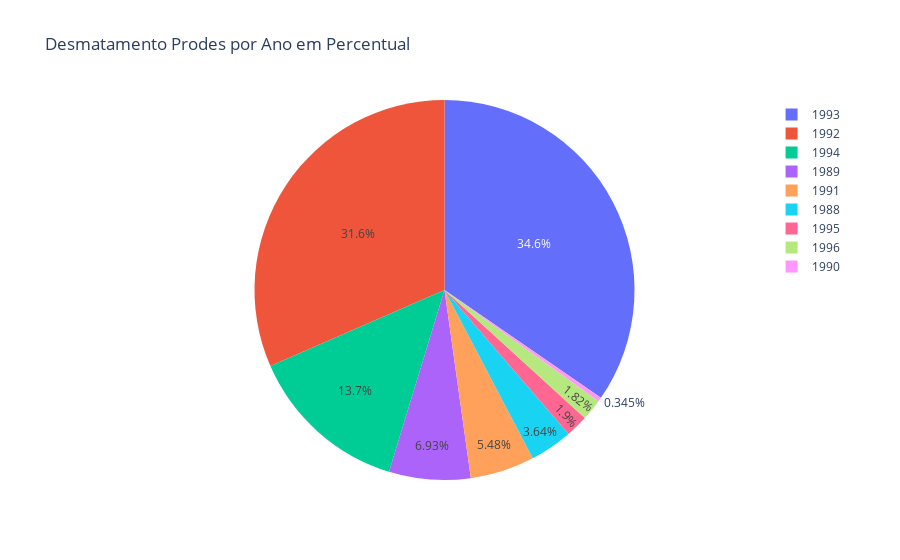

The cell this chart's notebook holds for it:
### Markdown cell above
>Pará e Mato Grosso lideram:
- Esses dois estados têm as maiores porcentagens de desmatamento, representando uma parcela significativa do total. Isso é preocupante, pois o desmatamento tem sérias consequências ambientais, como perda de biodiversidade, impacto no clima e degradação do solo.
>Amazonas e Rondônia:
- Também apresentam altos índices: Esses estados também contribuem significativamente para o desmatamento. A região amazônica é especialmente vulnerável devido à sua rica biodiversidade e à importância global na regulação climática.
>Outros estados têm menor impacto:
- Alguns estados, como Acre, Amapá e Tocantins, têm porcentagens menores de desmatamento. No entanto, mesmo esses números mais baixos ainda são motivo de preocupação.

### Code cell
#  percentual de desmatamento em relacao ao ano
df_desmatamento_percentual_ano = df_desmatamento.copy()
df_desmatamento_percentual_ano.set_index('ano', inplace=True)
df_desmatamento_percentual_ano = df_desmatamento_percentual_ano.div(df_desmatamento_percentual_ano.sum(axis=0), axis=1) * 100
df_desmatamento_percentual_ano.reset_index(inplace=True)

# GRAFICO DE PIZZA
fig = go.Figure()
fig.add_trace(go.Pie(labels=df_desmatamento_percentual_ano['ano'], values=df_desmatamento.sum()[1:]))
fig.update_layout(title='Desmatamento Prodes por Ano em Percentual')
fig.show()

### Figure 1 — Plotly figure (JSON) as saved in the notebook; plotly's stock layout.template omitted (floating-point values rounded to 4 significant figures)
{"data": [{"labels": [1988, 1989, 1990, 1991, 1992, 1993, 1994, 1995, 1996, 1997, 1998, 1999, 2000, 2001, 2002, 2003, 2004, 2005, 2006, 2007, 2008, 2009, 2010, 2011, 2012, 2013, 2014, 2015, 2016, 2017, 2018, 2019, 2020, 2021, 2022], "type": "pie", "values": [17515, 33397, 1662, 26385, 152057, 166753, 66135, 9149, 8790]}], "layout": {"title": {"text": "Desmatamento Prodes por Ano em Percentual"}}}
